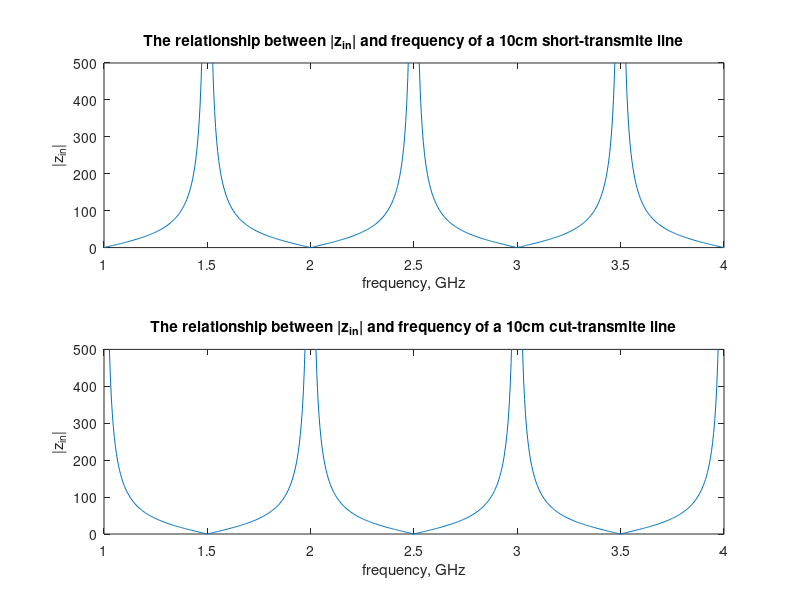

This figure's MATLAB source:
%  Solutions of <RF circuit design: Theory and Application>

%  Example 2.6

clc;
close all;

l = 0.1;
L = 209.4*1e-9;
C = 119.5*1e-12;
f = 1e9: 5*1e6: 4*1e9;

vp = 1/sqrt(L*C);
z0 = sqrt(L/C);
zin_s = 1i*z0*tan(2*pi*f*l/vp);
zin_c = -1i*z0./tan(2*pi*f*l/vp);

fig = figure;
subplot(2,1,1);
plot(f/1e9, abs(zin_s)); axis([1 4 0 500]); xlabel('frequency, GHz'); ylabel('|z_{in}|');
title('The relationship between |z_{in}| and frequency of a 10cm short-transmite line');
subplot(2,1,2);
plot(f/1e9, abs(zin_c)); axis([1 4 0 500]); xlabel('frequency, GHz'); ylabel('|z_{in}|');
title('The relationship between |z_{in}| and frequency of a 10cm cut-transmite line');

frame = getframe(fig);
img = frame2im(frame);
imwrite(img, 'E2_6.png');